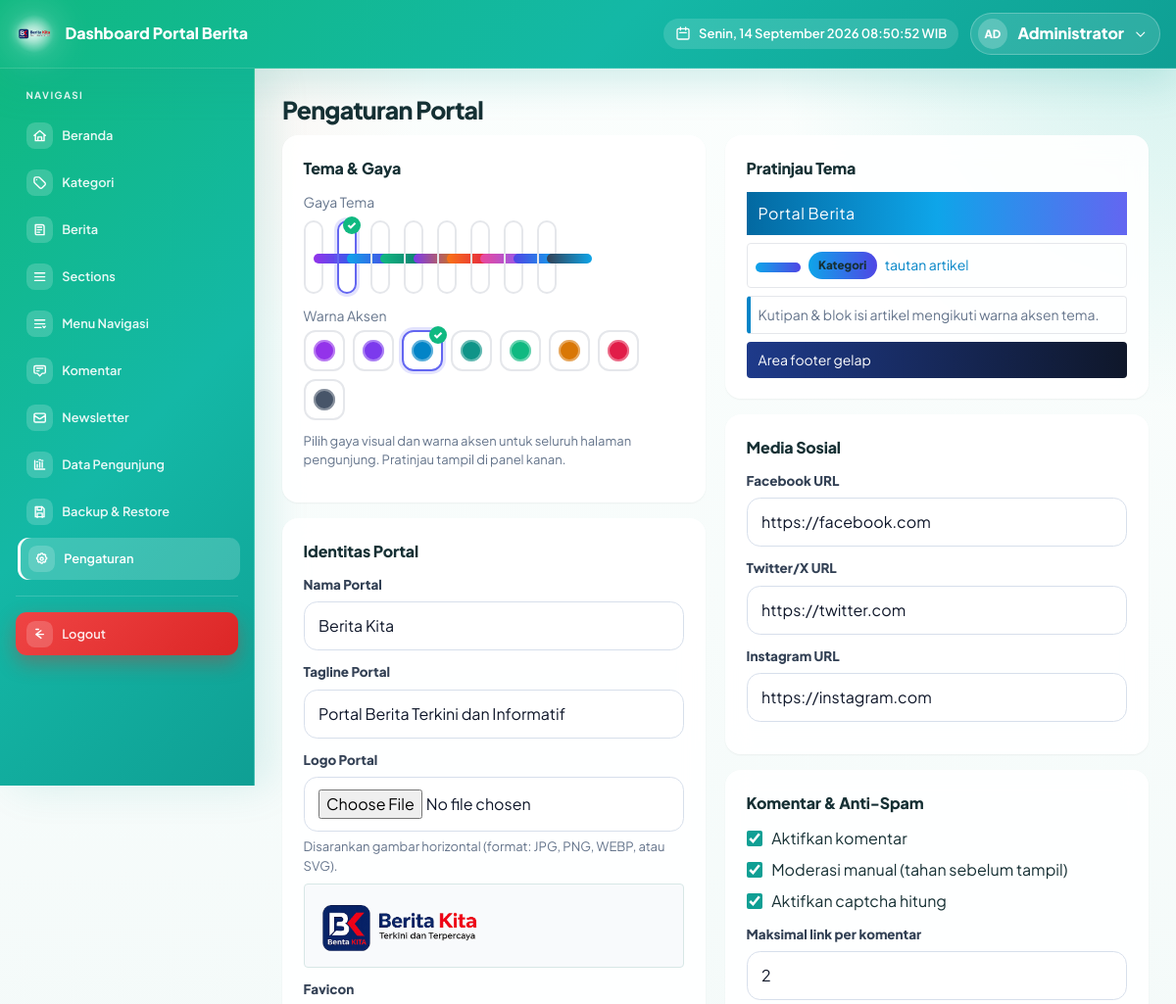
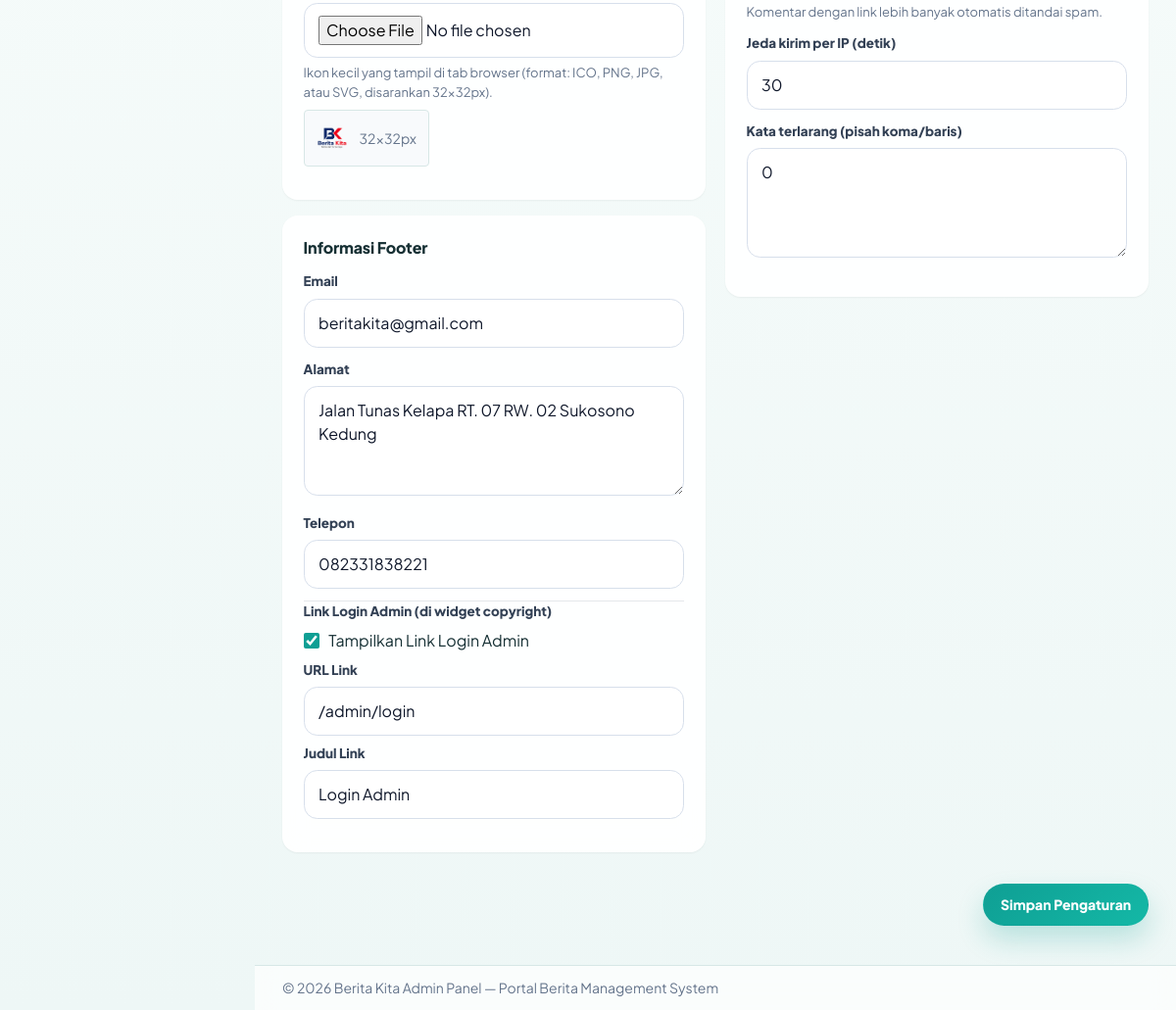
Screenshot of /admin/settings.php (signed in) with the database file from the repository (2 pictures, top to bottom).
### tables this page shows
CREATE TABLE `settings` (
  `id` int unsigned NOT NULL AUTO_INCREMENT,
  `site_name` varchar(150) NOT NULL,
  `site_tagline` varchar(255) DEFAULT NULL,
  `logo_path` varchar(255) DEFAULT NULL,
  `favicon_path` varchar(255) DEFAULT NULL,
  `latest_news_count` int NOT NULL DEFAULT '5',
  `created_at` timestamp NULL DEFAULT CURRENT_TIMESTAMP,
  `updated_at` timestamp NULL DEFAULT NULL ON UPDATE CURRENT_TIMESTAMP,
  `footer_email` varchar(255) DEFAULT NULL,
  `footer_address` text,
  `footer_phone` varchar(50) DEFAULT NULL,
  `footer_social_facebook` varchar(255) DEFAULT NULL,
  `footer_social_twitter` varchar(255) DEFAULT NULL,
  `footer_social_instagram` varchar(255) DEFAULT NULL,
  `komentar_aktif` tinyint(1) NOT NULL DEFAULT '1',
  `komentar_moderasi` tinyint(1) NOT NULL DEFAULT '1',
  `komentar_captcha` tinyint(1) NOT NULL DEFAULT '1',
  `komentar_max_links` tinyint NOT NULL DEFAULT '2',
  `komentar_interval_detik` int NOT NULL DEFAULT '30',
  `komentar_kata_kasar` text,
  `theme_id` varchar(50) NOT NULL DEFAULT 'indigo',
  `theme_color_id` varchar(50) NOT NULL DEFAULT 'purple',
  `footer_admin_link_url` varchar(255) DEFAULT '/admin/login',
  `footer_admin_link_title` varchar(255) DEFAULT 'Login Admin',
  `footer_admin_link_show` tinyint(1) NOT NULL DEFAULT '1',
  PRIMARY KEY (`id`)
);

### admin/settings.php (the view, shortened to what the rows shown need)
<?php
require_once __DIR__ . '/auth.php';
$result = $conn->query("SELECT * FROM settings ORDER BY id ASC LIMIT 1");
$current = $result ? $result->fetch_assoc() : null;
include __DIR__ . '/header.php';
?>
<div class="d-flex justify-content-between align-items-center mb-3">
    <h1 class="h4 mb-0">Pengaturan Portal</h1>
</div>
<div class="row">
    <form method="post" enctype="multipart/form-data" class="col-12">
        <div class="row g-3">
            <div class="col-md-6">
                <div class="card border-0 shadow-sm rounded-4 mb-4">
                <div class="card-body">
                    <h2 class="h6 mb-3">Tema & Gaya</h2>
                </div>
            </div>
            <div class="card border-0 shadow-sm rounded-4 mb-4">
                <div class="card-body">
                    <div class="mb-3">
                        <label class="form-label">Nama Portal</label>
                        <input type="text" name="site_name" class="form-control" required value="<?php echo htmlspecialchars($current['site_name'] ?? ''); ?>">
                    </div>
                    <div class="mb-3">
                        <label class="form-label">Tagline Portal</label>
                        <input type="text" name="site_tagline" class="form-control" value="<?php echo htmlspecialchars($current['site_tagline'] ?? ''); ?>">
                    </div>
                    <div class="mb-3">
                        <?php if (!empty($current['logo_path'])): ?>
                            <div class="mt-2">
                                <div class="border rounded p-3 bg-light d-inline-block">
                                    <img src="../<?php echo htmlspecialchars($current['logo_path']); ?>" alt="<?php echo htmlspecialchars($current['site_name'] ?? 'Portal'); ?>" style="max-height:60px;">
                                </div>
                            </div>
                        <?php endif; ?>
                    </div>
                    <div class="mb-3">
                        <?php if (!empty($current['favicon_path'])): ?>
                            <div class="mt-2">
                                <div class="border rounded p-3 bg-light d-inline-flex align-items-center gap-3">
                                    <img src="../<?php echo htmlspecialchars($current['favicon_path']); ?>" alt="Favicon" style="width:32px;height:32px;object-fit:contain;">
                                    <span class="small text-muted">32×32px</span>
                                </div>
                            </div>
                        <?php endif; ?>
                    </div>
                </div>
            </div>
            <div class="card border-0 shadow-sm rounded-4 mb-4">
                <div class="card-body">
                    <div class="mb-3">
                        <label class="form-label">Email</label>
                        <input type="email" name="footer_email" class="form-control" value="<?php echo htmlspecialchars($current['footer_email'] ?? ''); ?>">
                    </div>
                    <div class="mb-3">
                        <label class="form-label">Alamat</label>
                        <textarea name="footer_address" class="form-control" rows="2"><?php echo htmlspecialchars($current['footer_address'] ?? ''); ?></textarea>
                    </div>
                    <div class="mb-3">
                        <label class="form-label">Telepon</label>
                        <input type="text" name="footer_phone" class="form-control" value="<?php echo htmlspecialchars($current['footer_phone'] ?? ''); ?>">
                    </div>
                    <div class="mb-3">
                        <label class="form-label">Link Login Admin (di widget copyright)</label>
                        <div class="form-check form-switch mb-2">
                            <input class="form-check-input" type="checkbox" name="footer_admin_link_show" id="footer_admin_link_show" value="1" <?php echo ((int)($current['footer_admin_link_show'] ?? 1) === 1) ? 'checked' : ''; ?>>
                            <label class="form-check-label" for="footer_admin_link_show">Tampilkan Link Login Admin</label>
                        </div>
                        <label class="form-label mt-2">URL Link</label>
                        <input type="text" name="footer_admin_link_url" class="form-control mb-2" value="<?php echo htmlspecialchars($current['footer_admin_link_url'] ?? '/admin/login'); ?>" placeholder="/admin/login">
                        <label class="form-label">Judul Link</label>
                        <input type="text" name="footer_admin_link_title" class="form-control" value="<?php echo htmlspecialchars($current['footer_admin_link_title'] ?? 'Login Admin'); ?>" placeholder="Login Admin">
                    </div>
                </div>
            </div>
            </div>
            <div class="col-md-6">
                <div class="card border-0 shadow-sm rounded-4 mb-4">
                    <div class="card-body">
                        <h2 class="h6 mb-3">Pratinjau Tema</h2>
            </div>
        </div>
                <div class="card border-0 shadow-sm rounded-4 mb-4">
                    <div class="card-body">
                    <div class="mb-3">
                        <label class="form-label">Facebook URL</label>
                        <input type="url" name="footer_social_facebook" class="form-control" value="<?php echo htmlspecialchars($current['footer_social_facebook'] ?? ''); ?>" placeholder="https://facebook.com/username">
                    </div>
                    <div class="mb-3">
                        <label class="form-label">Twitter/X URL</label>
                        <input type="url" name="footer_social_twitter" class="form-control" value="<?php echo htmlspecialchars($current['footer_social_twitter'] ?? ''); ?>" placeholder="https://twitter.com/username">
                    </div>
                    <div class="mb-3">
                        <label class="form-label">Instagram URL</label>
                        <input type="url" name="footer_social_instagram" class="form-control" value="<?php echo htmlspecialchars($current['footer_social_instagram'] ?? ''); ?>" placeholder="https://instagram.com/username">
                    </div>
                </div>
            </div>
            <div class="card border-0 shadow-sm rounded-4 mb-4">
                <div class="card-body">
                    <div class="form-check form-switch mb-2">
                        <input class="form-check-input" type="checkbox" name="komentar_aktif" id="komentar_aktif" <?php echo ((int)($current['komentar_aktif'] ?? 1) === 1) ? 'checked' : ''; ?>>
                        <label class="form-check-label" for="komentar_aktif">Aktifkan komentar</label>
                    </div>
                    <div class="form-check form-switch mb-2">
                        <input class="form-check-input" type="checkbox" name="komentar_moderasi" id="komentar_moderasi" <?php echo ((int)($current['komentar_moderasi'] ?? 1) === 1) ? 'checked' : ''; ?>>
                        <label class="form-check-label" for="komentar_moderasi">Moderasi manual (tahan sebelum tampil)</label>
                    </div>
                    <div class="form-check form-switch mb-3">
                        <input class="form-check-input" type="checkbox" name="komentar_captcha" id="komentar_captcha" <?php echo ((int)($current['komentar_captcha'] ?? 1) === 1) ? 'checked' : ''; ?>>
                        <label class="form-check-label" for="komentar_captcha">Aktifkan captcha hitung</label>
                    </div>
                    <div class="mb-3">
                        <label class="form-label">Maksimal link per komentar</label>
                        <input type="number" name="komentar_max_links" class="form-control" min="0" max="10" value="<?php echo (int)($current['komentar_max_links'] ?? 2); ?>">
                        <div class="form-text">Komentar dengan link lebih banyak otomatis ditandai spam.</div>
                    </div>
                    <div class="mb-3">
                        <label class="form-label">Jeda kirim per IP (detik)</label>
                        <input type="number" name="komentar_interval_detik" class="form-control" min="5" max="600" value="<?php echo (int)($current['komentar_interval_detik'] ?? 30); ?>">
                    </div>
                    <div class="mb-3">
                        <label class="form-label">Kata terlarang (pisah koma/baris)</label>
                        <textarea name="komentar_kata_kasar" class="form-control" rows="3" placeholder="judi, slot, togel"><?php echo htmlspecialchars($current['komentar_kata_kasar'] ?? ''); ?></textarea>
                    </div>
</div>
        </div>
        </div>
        </div>
    </form>
</div>
<?php
include __DIR__ . '/footer.php';
?>

### admin/header.php (shortened to what the rows shown need)
<?php
require_once __DIR__ . '/auth.php';
?>
<!doctype html>
<html lang="id">
<head>
    <script src="https://cdn.tailwindcss.com"></script>
</head>
<body>
<nav class="navbar navbar-expand navbar-dark navbar-admin">
    <div class="container-fluid">
        <a class="navbar-brand" href="dashboard">
            <span class="navbar-brand-logo" aria-hidden="true">
                <?php if (!empty($settings['logo_path'])): ?>
                    <img src="../<?php echo htmlspecialchars($settings['logo_path']); ?>" alt="">
                <?php endif; ?>
            </span>
        </a>
    </div>
</nav>
<div class="container-fluid admin-shell">
    <div class="admin-layout">
        <main>

### admin/footer.php (shortened to what the rows shown need)
            <footer class="admin-footer">
                <p class="small text-muted mb-0">
                    &copy; <?php echo date('Y'); ?> <?php echo htmlspecialchars($settings['site_name'] ?? 'Portal Berita'); ?> Admin Panel &mdash; Portal Berita Management System
                </p>
            </footer>
        </main>
    </div>
</div>
</body>
</html>

### rows the page displays
settings: logo_path (picture), site_name "Berita Kita", site_tagline "Portal Berita Terkini dan Informatif", favicon_path (picture), footer_email "beritakita@gmail.com", footer_address "Jalan Tunas Kelapa RT. 07 RW. 02 Sukosono Kedung", footer_phone "082331838221", footer_admin_link_show "☑", footer_admin_link_url "/admin/login", footer_admin_link_title "Login Admin", footer_social_facebook "https://facebook.com", footer_social_twitter "https://twitter.com", footer_social_instagram "https://instagram.com", komentar_aktif "☑", komentar_moderasi "☑", komentar_captcha "☑", komentar_max_links "2", komentar_interval_detik "30", komentar_kata_kasar "0"

### other values shown
$_SESSION['admin_nama'] "Administrator"
